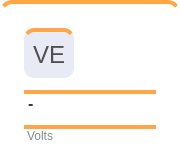
            <widget class="QFrame" name="pendingRequestsFrame">
             <property name="sizePolicy">
              <sizepolicy hsizetype="Preferred" vsizetype="Minimum">
               <horstretch>0</horstretch>
               <verstretch>0</verstretch>
              </sizepolicy>
             </property>
             <property name="minimumSize">
              <size>
               <width>80</width>
               <height>80</height>
              </size>
             </property>
             <property name="maximumSize">
              <size>
               <width>180</width>
               <height>160</height>
              </size>
             </property>
             <property name="styleSheet">
              <string notr="true">background-color: white; border-radius: 12px; border-top: 4px solid #ffa647;</string>
             </property>
             <property name="frameShape">
              <enum>QFrame::Shape::StyledPanel</enum>
             </property>
             <layout class="QVBoxLayout" name="pendingRequestsLayout">
              <property name="spacing">
               <number>12</number>
              </property>
              <property name="leftMargin">
               <number>24</number>
              </property>
              <property name="topMargin">
               <number>24</number>
              </property>
              <property name="rightMargin">
               <number>24</number>
              </property>
              <property name="bottomMargin">
               <number>14</number>
              </property>
              <item>
               <widget class="QLabel" name="labelIconVe">
                <property name="minimumSize">
                 <size>
                  <width>50</width>
                  <height>50</height>
                 </size>
                </property>
                <property name="maximumSize">
                 <size>
                  <width>50</width>
                  <height>50</height>
                 </size>
                </property>
                <property name="styleSheet">
                 <string notr="true">background-color: #e8eaf6; border-radius: 10px; font-size: 24px; color: rgb(80, 80, 80);
font: 700 14pt &quot;Rockwell&quot;;</string>
                </property>
                <property name="text">
                 <string>VE</string>
                </property>
                <property name="alignment">
                 <set>Qt::AlignmentFlag::AlignCenter</set>
                </property>
               </widget>
              </item>
              <item>
               <widget class="QLabel" name="labelOutputVe">
                <property name="styleSheet">
                 <string notr="true">font-size: 16px; font-weight: bold; color: #2c3e50; background: transparent;</string>
                </property>
                <property name="text">
                 <string>-</string>
                </property>
               </widget>
              </item>
              <item>
               <widget class="QLabel" name="labelVolts3">
                <property name="styleSheet">
                 <string notr="true">font-size: 12px; color: #7f8c8d; background: transparent;</string>
                </property>
                <property name="text">
                 <string>Volts</string>
                </property>
               </widget>
              </item>
             </layout>
            </widget>
